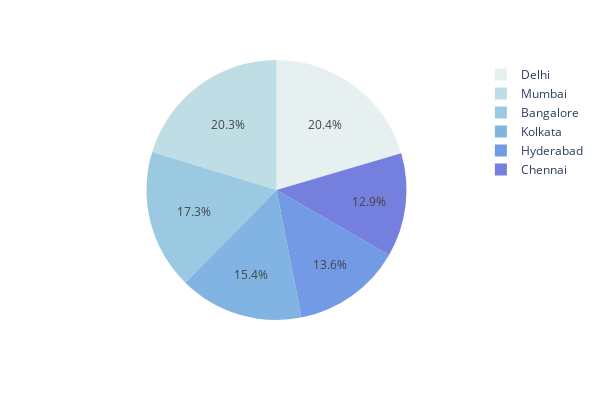

The code cell stored with this chart in its notebook:
### Markdown cell above
- Lets see which source city is more frequently served

### Code cell
count_by_source = data.groupby('source_city').count()['airline']
source_city = [i for i,df in data.groupby('source_city')]
px.pie(values = count_by_source,names=source_city,color_discrete_sequence=px.colors.sequential.dense,width=600,height=400)

### Figure 1 — Plotly figure (JSON) as saved in the notebook; plotly's stock layout.template omitted (floating-point values rounded to 4 significant figures)
{"data": [{"domain": {"x": [0, 1], "y": [0, 1]}, "hovertemplate": "label=%{label}<br>value=%{value}<extra></extra>", "labels": ["Bangalore", "Chennai", "Delhi", "Hyderabad", "Kolkata", "Mumbai"], "legendgroup": "", "name": "", "showlegend": true, "type": "pie", "values": [52061, 38700, 61343, 40806, 46347, 60896]}], "layout": {"height": 400, "legend": {"tracegroupgap": 0}, "margin": {"t": 60}, "piecolorway": ["rgb(230, 240, 240)", "rgb(191, 221, 229)", "rgb(156, 201, 226)", "rgb(129, 180, 227)", "rgb(115, 154, 228)", "rgb(117, 127, 221)", "rgb(120, 100, 202)", "rgb(119, 74, 175)", "rgb(113, 50, 141)", "rgb(100, 31, 104)", "rgb(80, 20, 66)", "rgb(54, 14, 36)"], "width": 600}}
